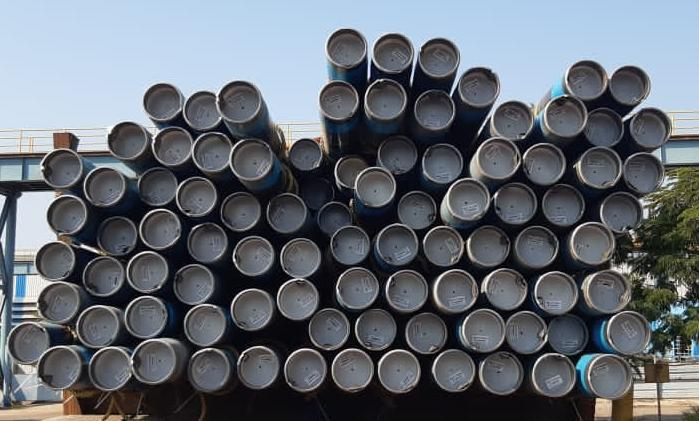
#> input picture Task_3_Pipe_Counting.jpeg, 699 x 421 px, found by its file name
$ jupyter execute Countpipe.ipynb
#> lines starting #> are read from the running program, lines starting #| are printed output that depends on the picture; after the words box and inside, x2 and y2 are one past the last pixel; in counts of white or black regions, pixels touching at a corner belong together
[cell 1]
import cv2
import numpy as np
import matplotlib.pyplot as plt

[cell 2]
img_pipe = cv2.imread('Task_3_pipe_counting.jpeg')
#> img_pipe is the input picture: shape (421, 699, 3); mean B, G, R 113.6, 105.8, 99.9

[cell 3]
# here convert the RGB image to Grayscale because there are many algorithms that are customized to work only
# on grayscaled images e.g. Canny edge detection function pre-implemented in OpenCV library works on Grayscaled images only.
gray = cv2.cvtColor(img_pipe , cv2.COLOR_BGR2GRAY)
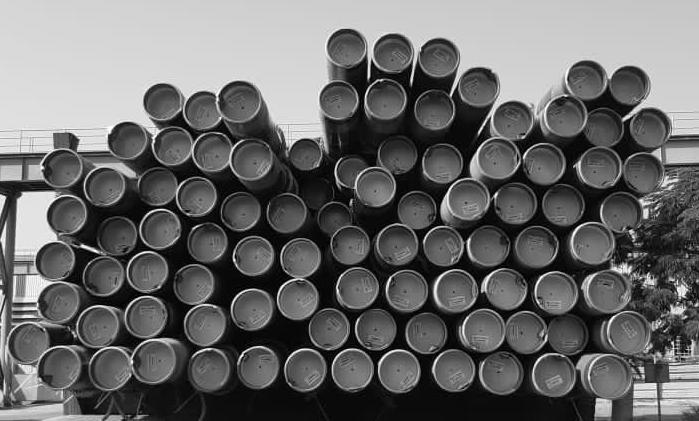
#> gray: shape (421, 699); min 0, max 255, mean 104.9
plt.imshow(gray , cmap ='gray')

[cell 4]
# use GaussianBlur to reduce the noise and details of the image
blur_pipe = cv2.GaussianBlur(gray, (11,11)  ,0)
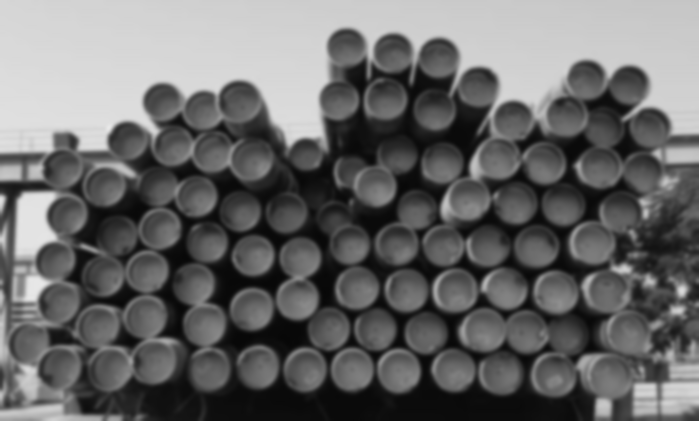
#> blur_pipe: shape (421, 699); min 7, max 232, mean 104.9
plt.imshow(blur_pipe , cmap ='gray')

[cell 5]
# To detect the edges we use canny edge detector .
# canny use two thresholds,here the threshold is [30 ,150] then the edge pixels above the upper limit(150)
# are considered and edge pixels below the threshold(30) are discarded.
# pixels in between upper and lower threshold are considered only if they are connected to pixels in the upper threshold.
canny_pipe = cv2.Canny(blur_pipe , 30 ,95 , 3)
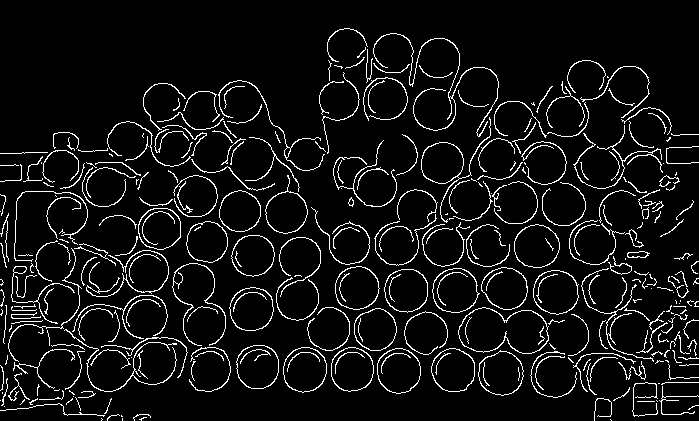
#> canny_pipe: shape (421, 699); 7% white in thin lines or dots
plt.imshow(canny_pipe , cmap ='gray')

[cell 6]
# use dilate to increase the object area and accentuate(more noticeable) the features
# now edges are more clear.
dilated_pipe = cv2.dilate(canny_pipe , (1,1) , iterations =2)
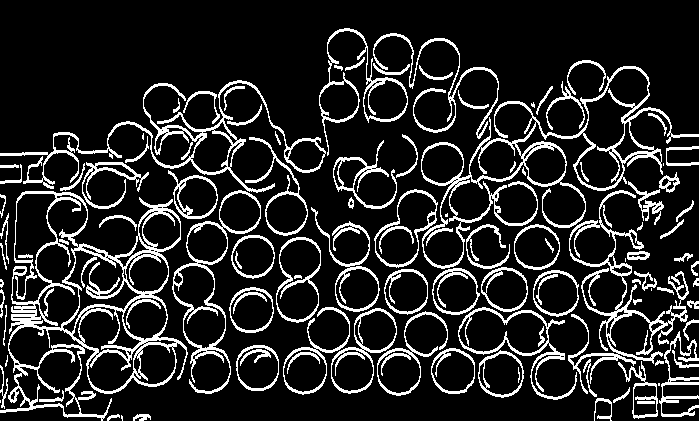
#> dilated_pipe: shape (421, 699); 14.8% white in thin lines or dots
plt.imshow(dilated_pipe , cmap ='gray')

[cell 7]
# find contour on image
(cnt , hierarchy) = cv2.findContours(dilated_pipe.copy() , cv2.RETR_EXTERNAL , cv2.CHAIN_APPROX_NONE)
#> cnt = 94 contours, 21 with area under 20; largest, box (x1, y1, x2, y2) and area: (0, 191, 188, 421) 24554, (421, 66, 699, 269) 13656, (172, 190, 261, 394) 6160, (0, 80, 326, 193) 4459, (568, 190, 689, 394) 3818
RGB =  cv2.cvtColor(img_pipe , cv2.COLOR_BGR2RGB)
cv2.drawContours(RGB , cnt , -1 , (255,0,0) , 2)
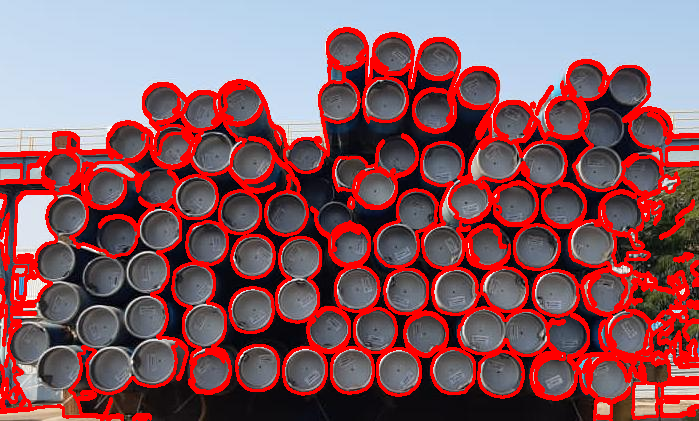
#> RGB: shape (421, 699, 3); mean R, G, B 137.3, 89.9, 97.2
plt.imshow(RGB)

[cell 8]
len(cnt)
#> Out = 94

[cell 9]
import cv2
import numpy as np
import matplotlib.pyplot as plt

[cell 10]
# function to count the pipes in the given image
def pipe_count(img):
    gray_img = cv2.cvtColor(img , cv2.COLOR_BGR2GRAY)
    blur_img = cv2.GaussianBlur(gray_img, (11,11)  ,0)
    canny_img = cv2.Canny(blur_img , 30 ,95 , 3)
    dilated_img = cv2.dilate(canny_img , (1,1) , iterations =2)
    (cnt , hierarchy) = cv2.findContours(dilated_img , cv2.RETR_EXTERNAL , cv2.CHAIN_APPROX_NONE)
    return len(cnt)

[cell 11]
img = cv2.imread('Task_3_pipe_counting.jpeg')
pipe_count(img)
#> Out = 94
